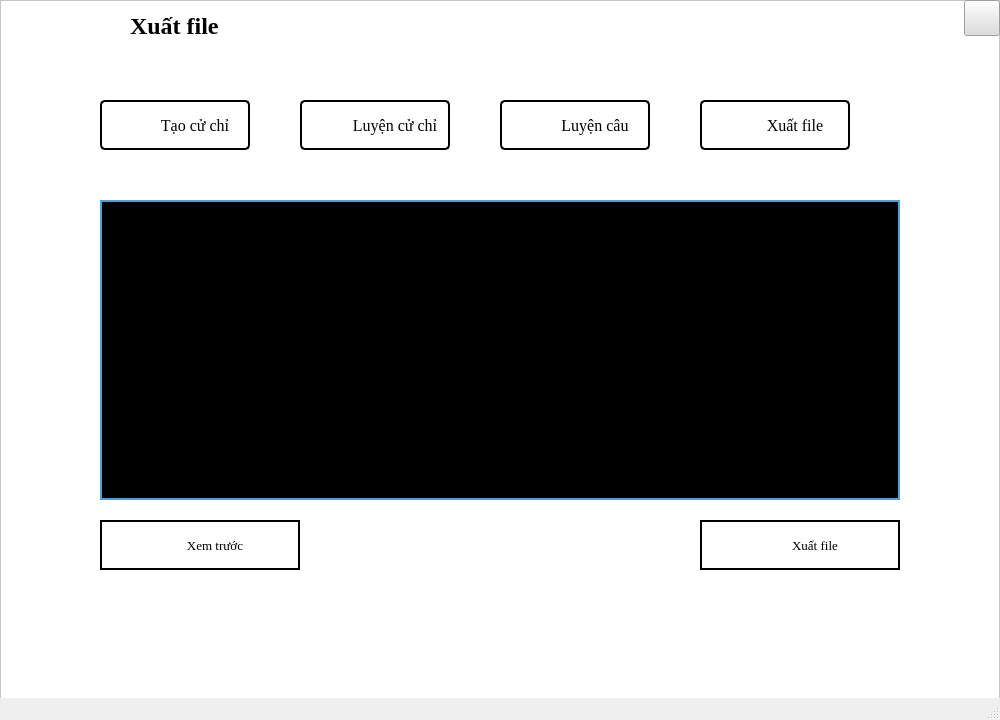
<?xml version="1.0" encoding="UTF-8"?>
<ui version="4.0">
 <class>MainWindow</class>
 <widget class="QMainWindow" name="MainWindow">
  <property name="geometry">
   <rect>
    <x>0</x>
    <y>0</y>
    <width>1000</width>
    <height>720</height>
   </rect>
  </property>
  <property name="windowTitle">
   <string>MainWindow</string>
  </property>
  <widget class="QWidget" name="centralwidget">
   <widget class="QGraphicsView" name="graphicsView">
    <property name="geometry">
     <rect>
      <x>0</x>
      <y>0</y>
      <width>1000</width>
      <height>700</height>
     </rect>
    </property>
    <property name="font">
     <font>
      <pointsize>10</pointsize>
     </font>
    </property>
    <property name="styleSheet">
     <string notr="true">background-color:#ffffff;
                    </string>
    </property>
   </widget>
   <widget class="QTextBrowser" name="textBrowser_98">
    <property name="enabled">
     <bool>true</bool>
    </property>
    <property name="geometry">
     <rect>
      <x>100</x>
      <y>200</y>
      <width>800</width>
      <height>300</height>
     </rect>
    </property>
    <property name="font">
     <font>
      <pointsize>16</pointsize>
     </font>
    </property>
    <property name="styleSheet">
     <string notr="true">border: 2px solid #4ba1df;
                        background-color:black;
                        color:white;
                    </string>
    </property>
    <property name="frameShape">
     <enum>QFrame::Box</enum>
    </property>
    <property name="html">
     <string>&lt;!DOCTYPE HTML PUBLIC &quot;-//W3C//DTD HTML 4.0//EN&quot; &quot;http://www.w3.org/TR/REC-html40/strict.dtd&quot;&gt;
&lt;html&gt;&lt;head&gt;&lt;meta name=&quot;qrichtext&quot; content=&quot;1&quot; /&gt;&lt;style type=&quot;text/css&quot;&gt;
p, li { white-space: pre-wrap; }
&lt;/style&gt;&lt;/head&gt;&lt;body style=&quot; font-family:'MS Shell Dlg 2'; font-size:16pt; font-weight:400; font-style:normal;&quot;&gt;
&lt;p style=&quot; margin-top:0px; margin-bottom:0px; margin-left:0px; margin-right:0px; -qt-block-indent:0; text-indent:0px;&quot;&gt;&lt;span style=&quot; font-size:7.8pt;&quot;&gt;                        &lt;/span&gt;&lt;/p&gt;
&lt;p style=&quot; margin-top:0px; margin-bottom:0px; margin-left:0px; margin-right:0px; -qt-block-indent:0; text-indent:0px;&quot;&gt;&lt;span style=&quot; font-size:8.25pt;&quot;&gt;                        &lt;/span&gt;&lt;span style=&quot; font-size:7.8pt;&quot;&gt;                        &lt;/span&gt;&lt;/p&gt;
&lt;p style=&quot; margin-top:0px; margin-bottom:0px; margin-left:0px; margin-right:0px; -qt-block-indent:0; text-indent:0px;&quot;&gt;&lt;span style=&quot; font-size:7.8pt;&quot;&gt; &lt;/span&gt;                    &lt;/p&gt;&lt;/body&gt;&lt;/html&gt;</string>
    </property>
   </widget>
   <widget class="QPushButton" name="pushButton_2">
    <property name="geometry">
     <rect>
      <x>700</x>
      <y>520</y>
      <width>200</width>
      <height>50</height>
     </rect>
    </property>
    <property name="font">
     <font>
      <family>Times New Roman</family>
      <pointsize>10</pointsize>
      <weight>50</weight>
      <italic>false</italic>
      <bold>false</bold>
     </font>
    </property>
    <property name="styleSheet">
     <string notr="true">QPushButton#pushButton_2{
                        padding-left:30px;
                        color:black;
                        background-color:#fefefe;
                        border: 2px solid #000; border-radius:0px;
                        font: 10pt &quot;Times New Roman&quot;;
                        background:url(&quot;icons/stop_black_36dp.png&quot;) no-repeat left center;
                        }
                        QPushButton#pushButton_2:hover
                        {
                        background-color:#dddddd;
                        color:black;
                        }
                    </string>
    </property>
    <property name="text">
     <string>Xuất file</string>
    </property>
   </widget>
   <widget class="QLabel" name="label_2">
    <property name="geometry">
     <rect>
      <x>130</x>
      <y>10</y>
      <width>521</width>
      <height>31</height>
     </rect>
    </property>
    <property name="font">
     <font>
      <family>Times New Roman</family>
      <pointsize>18</pointsize>
      <weight>75</weight>
      <bold>true</bold>
     </font>
    </property>
    <property name="styleSheet">
     <string notr="true">color:black;</string>
    </property>
    <property name="text">
     <string>Xuất file</string>
    </property>
   </widget>
   <widget class="QPushButton" name="create">
    <property name="geometry">
     <rect>
      <x>100</x>
      <y>100</y>
      <width>150</width>
      <height>50</height>
     </rect>
    </property>
    <property name="font">
     <font>
      <family>Times New Roman</family>
      <pointsize>12</pointsize>
      <weight>50</weight>
      <italic>false</italic>
      <bold>false</bold>
     </font>
    </property>
    <property name="layoutDirection">
     <enum>Qt::RightToLeft</enum>
    </property>
    <property name="styleSheet">
     <string notr="true">QPushButton#create{
                        padding-left:-40px;
                        color:black;
                        background-color:#fefefe;
                        border: 2px solid #000; border-radius:5px;
                        font: 12pt &quot;Times New Roman&quot;;
                        background:url(&quot;icons/add_circle_black_36dp.png&quot;) no-repeat left center;
                        }
                        QPushButton#create:hover
                        {
                        background-color:#dddddd;
                        color:black;
                        }
                    </string>
    </property>
    <property name="text">
     <string>Tạo cử chỉ</string>
    </property>
   </widget>
   <widget class="QPushButton" name="scan_sen">
    <property name="geometry">
     <rect>
      <x>500</x>
      <y>100</y>
      <width>150</width>
      <height>50</height>
     </rect>
    </property>
    <property name="font">
     <font>
      <family>Times New Roman</family>
      <pointsize>12</pointsize>
      <weight>50</weight>
      <italic>false</italic>
      <bold>false</bold>
     </font>
    </property>
    <property name="styleSheet">
     <string notr="true">QPushButton#scan_sen{
                        padding-left:40px;
                        color:black;
                        background-color:#fefefe;
                        border: 2px solid #000; border-radius:5px;
                        font: 12pt &quot;Times New Roman&quot;;
                        background:url(&quot;icons/scan_sentence_black_36dp.png&quot;) no-repeat left center;
                        }
                        QPushButton#scan_sen:hover
                        {
                        background-color:#dddddd;
                        color:black;
                        }
                    </string>
    </property>
    <property name="text">
     <string>Luyện câu</string>
    </property>
   </widget>
   <widget class="QPushButton" name="scan_sinlge">
    <property name="geometry">
     <rect>
      <x>300</x>
      <y>100</y>
      <width>150</width>
      <height>50</height>
     </rect>
    </property>
    <property name="font">
     <font>
      <family>Times New Roman</family>
      <pointsize>12</pointsize>
      <weight>50</weight>
      <italic>false</italic>
      <bold>false</bold>
     </font>
    </property>
    <property name="layoutDirection">
     <enum>Qt::LeftToRight</enum>
    </property>
    <property name="autoFillBackground">
     <bool>false</bool>
    </property>
    <property name="styleSheet">
     <string notr="true">QPushButton#scan_sinlge{
                        padding-left:40px;
                        color:black;
                        background-color:#fefefe;
                        border: 2px solid #000; border-radius:5px;
                        font: 12pt &quot;Times New Roman&quot;;
                        background:url(&quot;icons/scan_gesture_black_36dp.png&quot;) no-repeat left center;
                        }
                        QPushButton#scan_sinlge:hover
                        {
                        background-color:#dddddd;
                        color:black;
                        }
                    </string>
    </property>
    <property name="text">
     <string>Luyện cử chỉ</string>
    </property>
   </widget>
   <widget class="QPushButton" name="exp2">
    <property name="geometry">
     <rect>
      <x>700</x>
      <y>100</y>
      <width>150</width>
      <height>50</height>
     </rect>
    </property>
    <property name="font">
     <font>
      <family>Times New Roman</family>
      <pointsize>12</pointsize>
      <weight>50</weight>
      <italic>false</italic>
      <bold>false</bold>
     </font>
    </property>
    <property name="styleSheet">
     <string notr="true">QPushButton#exp2{
                        padding-left:40px;
                        color:black;
                        background-color:#fefefe;
                        border: 2px solid #000; border-radius:5px;
                        font: 12pt &quot;Times New Roman&quot;;
                        background:url(&quot;icons/export_file_black_36dp.png&quot;) no-repeat left center;
                        }
                        QPushButton#exp2:hover
                        {
                        background-color:#dddddd;
                        color:black;
                        }
                    </string>
    </property>
    <property name="text">
     <string>Xuất file</string>
    </property>
    <property name="checkable">
     <bool>false</bool>
    </property>
    <property name="autoRepeat">
     <bool>false</bool>
    </property>
    <property name="autoExclusive">
     <bool>false</bool>
    </property>
    <property name="autoDefault">
     <bool>false</bool>
    </property>
    <property name="default">
     <bool>false</bool>
    </property>
    <property name="flat">
     <bool>false</bool>
    </property>
   </widget>
   <widget class="QPushButton" name="exit_button">
    <property name="geometry">
     <rect>
      <x>964</x>
      <y>0</y>
      <width>36</width>
      <height>36</height>
     </rect>
    </property>
    <property name="styleSheet">
     <string notr="true">QPushButton#exit_button{
                        background-color:#dddddd;
                        background-image:url(&quot;icons/quit_black_36dp.png&quot;) no-repeat left center;
                        }
                        QPushButton#exit_button:hover
                        {
                        background-color:#888888;
                        }
                    </string>
    </property>
    <property name="text">
     <string/>
    </property>
   </widget>
   <widget class="QPushButton" name="pushButton_3">
    <property name="geometry">
     <rect>
      <x>100</x>
      <y>520</y>
      <width>200</width>
      <height>50</height>
     </rect>
    </property>
    <property name="font">
     <font>
      <family>Times New Roman</family>
      <pointsize>10</pointsize>
      <weight>50</weight>
      <italic>false</italic>
      <bold>false</bold>
     </font>
    </property>
    <property name="styleSheet">
     <string notr="true">QPushButton#pushButton_3{
                        padding-left:30px;
                        color:black;
                        background-color:#fefefe;
                        border: 2px solid #000; border-radius:0px;
                        font: 10pt &quot;Times New Roman&quot;;
                        background:url(&quot;icons/stop_black_36dp.png&quot;) no-repeat left center;
                        }
                        QPushButton#pushButton_3:hover
                        {
                        background-color:#dddddd;
                        color:black;
                        }
                    </string>
    </property>
    <property name="text">
     <string>Xem trước</string>
    </property>
   </widget>
  </widget>
  <widget class="QMenuBar" name="menubar">
   <property name="geometry">
    <rect>
     <x>0</x>
     <y>0</y>
     <width>1000</width>
     <height>26</height>
    </rect>
   </property>
  </widget>
  <widget class="QStatusBar" name="statusbar"/>
 </widget>
 <resources/>
 <connections/>
</ui>
